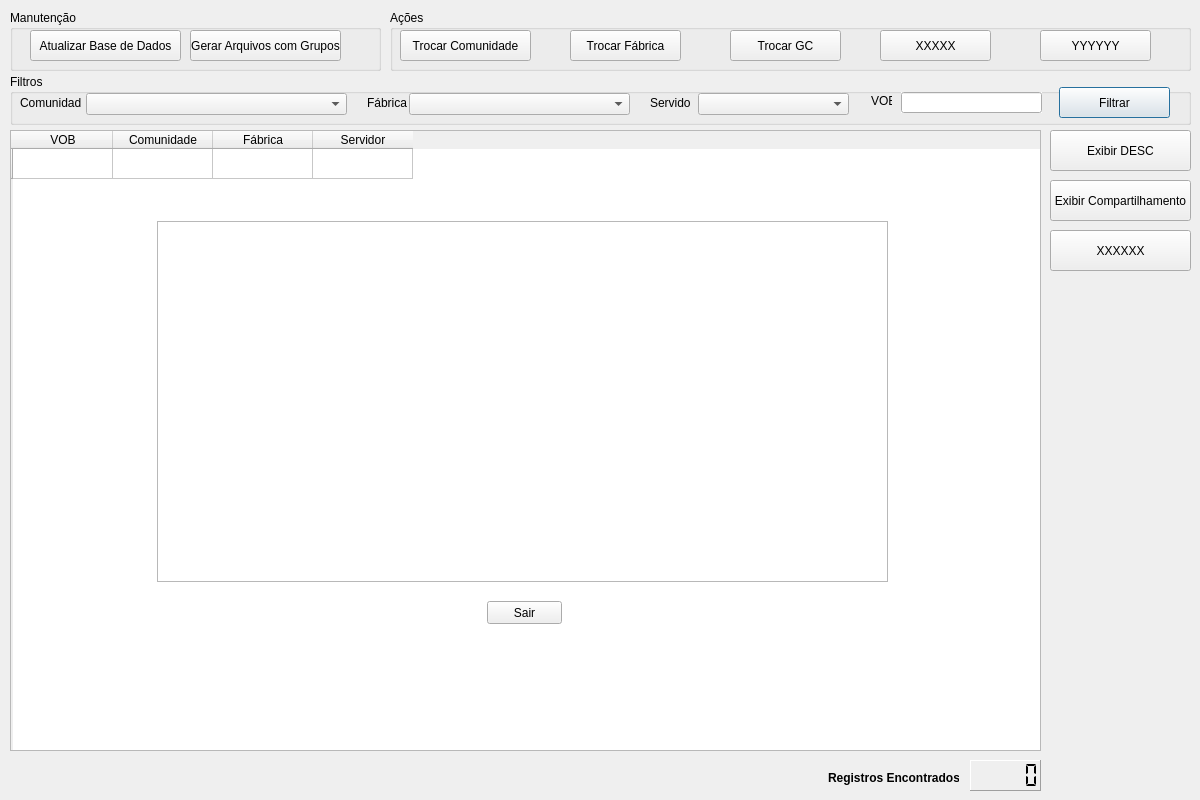
<?xml version="1.0" encoding="UTF-8"?>
<ui version="4.0">
 <class>TelaPrincipal</class>
 <widget class="QDialog" name="TelaPrincipal">
  <property name="windowModality">
   <enum>Qt::NonModal</enum>
  </property>
  <property name="geometry">
   <rect>
    <x>0</x>
    <y>0</y>
    <width>1200</width>
    <height>800</height>
   </rect>
  </property>
  <property name="windowTitle">
   <string>Dialog</string>
  </property>
  <property name="modal">
   <bool>false</bool>
  </property>
  <widget class="QGroupBox" name="groupBox">
   <property name="geometry">
    <rect>
     <x>10</x>
     <y>10</y>
     <width>371</width>
     <height>61</height>
    </rect>
   </property>
   <property name="title">
    <string>Manutenção</string>
   </property>
   <widget class="QPushButton" name="Btn_Atualiza_Base">
    <property name="geometry">
     <rect>
      <x>20</x>
      <y>20</y>
      <width>151</width>
      <height>31</height>
     </rect>
    </property>
    <property name="text">
     <string>Atualizar Base de Dados</string>
    </property>
   </widget>
   <widget class="QPushButton" name="Btn_Gera_Planilha_Grupos">
    <property name="geometry">
     <rect>
      <x>180</x>
      <y>20</y>
      <width>151</width>
      <height>31</height>
     </rect>
    </property>
    <property name="text">
     <string>Gerar Arquivos com Grupos</string>
    </property>
    <property name="default">
     <bool>false</bool>
    </property>
    <property name="flat">
     <bool>false</bool>
    </property>
   </widget>
  </widget>
  <widget class="QGroupBox" name="groupBox_2">
   <property name="geometry">
    <rect>
     <x>390</x>
     <y>10</y>
     <width>801</width>
     <height>61</height>
    </rect>
   </property>
   <property name="title">
    <string>Ações</string>
   </property>
   <widget class="QPushButton" name="Btn_Troca_Comunidade">
    <property name="geometry">
     <rect>
      <x>10</x>
      <y>20</y>
      <width>131</width>
      <height>31</height>
     </rect>
    </property>
    <property name="text">
     <string>Trocar Comunidade</string>
    </property>
   </widget>
   <widget class="QPushButton" name="Btn_Troca_Fabrica">
    <property name="geometry">
     <rect>
      <x>180</x>
      <y>20</y>
      <width>111</width>
      <height>31</height>
     </rect>
    </property>
    <property name="text">
     <string>Trocar Fábrica</string>
    </property>
   </widget>
   <widget class="QPushButton" name="Btn_Troca_GC">
    <property name="geometry">
     <rect>
      <x>340</x>
      <y>20</y>
      <width>111</width>
      <height>31</height>
     </rect>
    </property>
    <property name="text">
     <string>Trocar GC</string>
    </property>
   </widget>
   <widget class="QPushButton" name="Btn_Troca_GC_5">
    <property name="geometry">
     <rect>
      <x>490</x>
      <y>20</y>
      <width>111</width>
      <height>31</height>
     </rect>
    </property>
    <property name="text">
     <string>XXXXX</string>
    </property>
   </widget>
   <widget class="QPushButton" name="Btn_Troca_GC_6">
    <property name="geometry">
     <rect>
      <x>650</x>
      <y>20</y>
      <width>111</width>
      <height>31</height>
     </rect>
    </property>
    <property name="text">
     <string>YYYYYY</string>
    </property>
   </widget>
  </widget>
  <widget class="QTableWidget" name="Tabela_VOBs">
   <property name="enabled">
    <bool>true</bool>
   </property>
   <property name="geometry">
    <rect>
     <x>10</x>
     <y>130</y>
     <width>1031</width>
     <height>621</height>
    </rect>
   </property>
   <property name="editTriggers">
    <set>QAbstractItemView::NoEditTriggers</set>
   </property>
   <property name="selectionMode">
    <enum>QAbstractItemView::SingleSelection</enum>
   </property>
   <property name="selectionBehavior">
    <enum>QAbstractItemView::SelectRows</enum>
   </property>
   <row>
    <property name="text">
     <string/>
    </property>
   </row>
   <column>
    <property name="text">
     <string>VOB</string>
    </property>
   </column>
   <column>
    <property name="text">
     <string>Comunidade</string>
    </property>
   </column>
   <column>
    <property name="text">
     <string>Fábrica</string>
    </property>
   </column>
   <column>
    <property name="text">
     <string>Servidor</string>
    </property>
   </column>
  </widget>
  <widget class="QLabel" name="Label_Progresso_2">
   <property name="geometry">
    <rect>
     <x>828</x>
     <y>762</y>
     <width>131</width>
     <height>31</height>
    </rect>
   </property>
   <property name="font">
    <font>
     <weight>75</weight>
     <bold>true</bold>
    </font>
   </property>
   <property name="text">
    <string>Registros Encontrados: </string>
   </property>
  </widget>
  <widget class="QLCDNumber" name="LCD_Qtde_Registros">
   <property name="geometry">
    <rect>
     <x>970</x>
     <y>760</y>
     <width>71</width>
     <height>31</height>
    </rect>
   </property>
   <property name="styleSheet">
    <string notr="true"/>
   </property>
   <property name="frameShape">
    <enum>QFrame::Panel</enum>
   </property>
   <property name="frameShadow">
    <enum>QFrame::Raised</enum>
   </property>
   <property name="lineWidth">
    <number>1</number>
   </property>
   <property name="midLineWidth">
    <number>0</number>
   </property>
   <property name="mode">
    <enum>QLCDNumber::Dec</enum>
   </property>
   <property name="segmentStyle">
    <enum>QLCDNumber::Flat</enum>
   </property>
  </widget>
  <widget class="QGroupBox" name="groupBox_4">
   <property name="geometry">
    <rect>
     <x>10</x>
     <y>74</y>
     <width>1181</width>
     <height>51</height>
    </rect>
   </property>
   <property name="title">
    <string>Filtros</string>
   </property>
   <widget class="QComboBox" name="Cbo_Fabricas">
    <property name="geometry">
     <rect>
      <x>399</x>
      <y>19</y>
      <width>221</width>
      <height>22</height>
     </rect>
    </property>
   </widget>
   <widget class="QLabel" name="label_5">
    <property name="geometry">
     <rect>
      <x>640</x>
      <y>21</y>
      <width>41</width>
      <height>16</height>
     </rect>
    </property>
    <property name="text">
     <string>Servidor</string>
    </property>
   </widget>
   <widget class="QComboBox" name="Cbo_Comunidades">
    <property name="geometry">
     <rect>
      <x>76</x>
      <y>19</y>
      <width>261</width>
      <height>22</height>
     </rect>
    </property>
   </widget>
   <widget class="QLabel" name="label_4">
    <property name="geometry">
     <rect>
      <x>357</x>
      <y>21</y>
      <width>41</width>
      <height>16</height>
     </rect>
    </property>
    <property name="text">
     <string>Fábrica</string>
    </property>
   </widget>
   <widget class="QLabel" name="label_3">
    <property name="geometry">
     <rect>
      <x>10</x>
      <y>21</y>
      <width>61</width>
      <height>16</height>
     </rect>
    </property>
    <property name="text">
     <string>Comunidade</string>
    </property>
   </widget>
   <widget class="QComboBox" name="Cbo_Servidores">
    <property name="geometry">
     <rect>
      <x>688</x>
      <y>19</y>
      <width>151</width>
      <height>22</height>
     </rect>
    </property>
   </widget>
   <widget class="QPushButton" name="Btn_Filtro">
    <property name="geometry">
     <rect>
      <x>1049</x>
      <y>13</y>
      <width>111</width>
      <height>31</height>
     </rect>
    </property>
    <property name="text">
     <string>Filtrar</string>
    </property>
    <property name="default">
     <bool>true</bool>
    </property>
   </widget>
   <widget class="QLabel" name="label_6">
    <property name="geometry">
     <rect>
      <x>861</x>
      <y>19</y>
      <width>21</width>
      <height>16</height>
     </rect>
    </property>
    <property name="text">
     <string>VOB</string>
    </property>
   </widget>
   <widget class="QLineEdit" name="Txt_VOB">
    <property name="geometry">
     <rect>
      <x>891</x>
      <y>18</y>
      <width>141</width>
      <height>21</height>
     </rect>
    </property>
    <property name="autoFillBackground">
     <bool>true</bool>
    </property>
   </widget>
  </widget>
  <widget class="QPushButton" name="Btn_Exibir_DESC">
   <property name="geometry">
    <rect>
     <x>1050</x>
     <y>130</y>
     <width>141</width>
     <height>41</height>
    </rect>
   </property>
   <property name="text">
    <string>Exibir DESC</string>
   </property>
  </widget>
  <widget class="QPushButton" name="Btn_Exibir_Compartilhamento">
   <property name="geometry">
    <rect>
     <x>1050</x>
     <y>180</y>
     <width>141</width>
     <height>41</height>
    </rect>
   </property>
   <property name="text">
    <string>Exibir Compartilhamento</string>
   </property>
  </widget>
  <widget class="QPushButton" name="Btn_Troca_GC_4">
   <property name="geometry">
    <rect>
     <x>1050</x>
     <y>230</y>
     <width>141</width>
     <height>41</height>
    </rect>
   </property>
   <property name="text">
    <string>XXXXXX</string>
   </property>
  </widget>
  <widget class="QPlainTextEdit" name="Txt_Detalhes">
   <property name="geometry">
    <rect>
     <x>157</x>
     <y>221</y>
     <width>731</width>
     <height>361</height>
    </rect>
   </property>
  </widget>
  <widget class="QPushButton" name="Btn_Sair_Detalhes">
   <property name="geometry">
    <rect>
     <x>487</x>
     <y>601</y>
     <width>75</width>
     <height>23</height>
    </rect>
   </property>
   <property name="text">
    <string>Sair</string>
   </property>
  </widget>
  <zorder>Tabela_VOBs</zorder>
  <zorder>groupBox</zorder>
  <zorder>groupBox_2</zorder>
  <zorder>Label_Progresso_2</zorder>
  <zorder>LCD_Qtde_Registros</zorder>
  <zorder>groupBox_4</zorder>
  <zorder>Btn_Exibir_DESC</zorder>
  <zorder>Btn_Exibir_Compartilhamento</zorder>
  <zorder>Btn_Troca_GC_4</zorder>
  <zorder>Txt_Detalhes</zorder>
  <zorder>Btn_Sair_Detalhes</zorder>
 </widget>
 <resources/>
 <connections/>
</ui>
